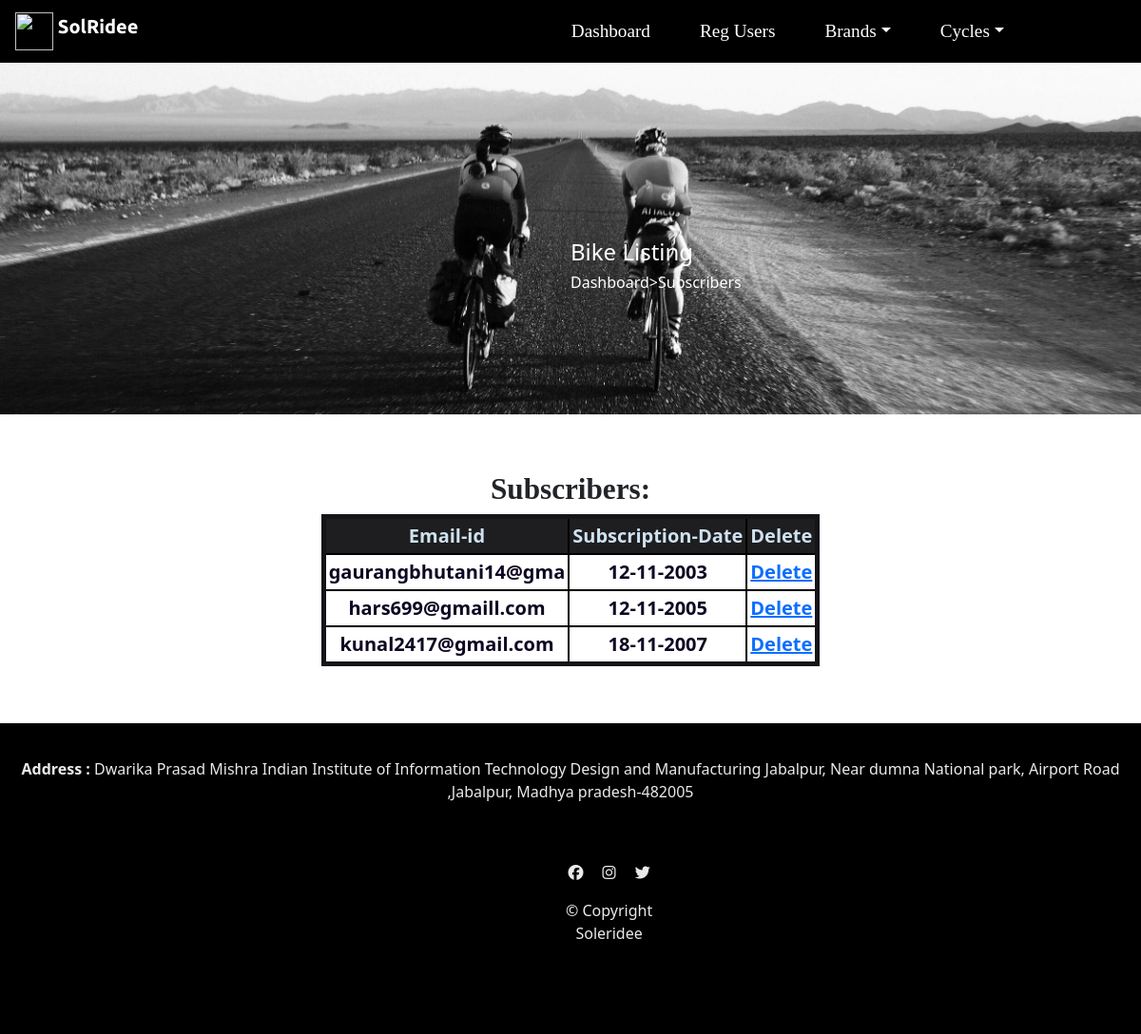
The app's page /admin/insidepage/subscribers.php with its own data.
### tables this page shows
CREATE TABLE `subscribers` (
  `emailid` varchar(20) NOT NULL,
  `subbscriptiondate` varchar(10) NOT NULL
);

### admin/insidepage/subscribers.php (the view, shortened to what this page needs)
  ?><!DOCTYPE html>
<html lang="en" dir="ltr">
<head>
  <link rel="stylesheet" href="css/stylesol.css">
  <link rel="stylesheet" href="https://cdn.jsdelivr.net/npm/bootstrap@4.0.0/dist/css/bootstrap.min.css">
  <link href="https://cdn.jsdelivr.net/npm/bootstrap@5.1.3/dist/css/bootstrap.min.css" rel="stylesheet">
  <link rel="stylesheet" href="../../css/listingStyle.css">
</head>
<body>
    <section id="title">
        <nav class="navbar navbar-expand-lg navbar-dark bg-black">
  <a class="navbar-brand" href="#">
  <img src="../../images/logo.jpg" width="40" height="40" class="d-inline-block align-top" alt="">
  SolRidee</a>
  <div class="collapse navbar-collapse" id="navbarTogglerDemo03">
    <ul class="navbar-nav ml-auto mt-2 mt-lg-0"  style="margin-right:10%;">
    <li class="nav-item active">
      <a class="nav-link" href="../dash.php"> Dashboard <span class="sr-only">(current)</span></a>
    </li>
    <li class="nav-item active">
          <a class="nav-link" href="regusers.php">Reg Users  <span class="sr-only">(current)</span></a>
    </li>
         <li class="nav-item dropdown">
            <a class="nav-link dropdown-toggle active" data-toggle="dropdown" href="#" role="button" aria-haspopup="true" aria-expanded="false" style="color:white;">Brands</a>
          </li>
          <li class="nav-item dropdown">
            <a class="nav-link dropdown-toggle active" data-toggle="dropdown" href="#" role="button" aria-haspopup="true" aria-expanded="false" style="color:white;">Cycles</a>
          </li>
    </ul>
</nav>
<div class="top">
    <img class="topimg" src="../../images/topimg.jpg" alt="">
    <div class="inside-top">
        <h4>Bike Listing</h4>
        <h6>Dashboard>Subscribers</h6>
    </div>
</div>
</section>
<?php
include('../connection.php');
$sql="SELECT * FROM subscribers" ;
$res=mysqli_query($conn, $sql);
echo'<h1 class="pagehead" style="text-align:center; margin-top:5%; font-size:1.95rem; font-weight:bold; font-family:cursive;">Subscribers:</h1>';
echo '<table border="1" class="Details" cellspacing="4" cellpadding="3" style="text-align:center; margin:auto;margin-bottom:5%;" ><tr class="firstrow"><th>Email-id</th><th>Subscription-Date</th><th>Delete</th></tr>';
while($result=mysqli_fetch_assoc($res))
{
echo '<tr><td>'. $result['emailid'] . '</td><td>'.
$result['subbscriptiondate'] . '</td><td><a
href="deletesubscriber.php?uid=' . $result['emailid'] . ' ">Delete</a></td></tr>';
}
echo '</table>';
?>
<section>
  <div class="address" style="background-color:black; padding:20px; text-align: center; color:#EAEAEA;" >
    <p><center><b>Address :</b> Dwarika Prasad Mishra Indian Institute of Information Technology Design and Manufacturing Jabalpur, Near dumna National park, Airport Road ,Jabalpur, Madhya pradesh-482005</center></p>
  <div class="si">
  <i class="social-icon fa-brands fa-facebook mx-2"></i>
  <i class="social-icon fa-brands fa-instagram mx-2"></i>
  <i class="social-icon fa-brands fa-twitter mx-2"></i>
  <p>© Copyright Soleridee</p></div>
  </div>
</section>
</body>
</html>

### css/stylesol.css (style rules this page uses)
body { font-family: 'BrandonGrotesque-Regular'; font-size: 16px; font-weight: normal; color: #d9d9dd; }
#title { background-color:#edf0f1; color:rgb(250, 253, 252); }
h1 { font-family: "Montserrat-Black"; font-weight:bold; margin-bottom:3rem; font-size:3.5rem; line-height:1.2; }
.navbar { padding:0.80rem 2.5rem; }
.navbar-brand { font-family:"Ubuntu"; font-size:2.25rem; font-weight:bold; }
.nav-item { padding:0 18px; }
.nav-link { font-size:1.2rem; font-family:"Montserrat-Black"; }
.social-icon { text-align:center; margin:20px 10px; }
.si { padding-left:47%; padding-right:40%; padding-bottom:5%; padding-top: 2.5%;; background-color: black; }
.nav-link { color:white; }

### css/listingStyle.css (style rules this page uses)
body { position:relative; }
.topimg { height:auto; width: 100%; color:white; }
.top { position:relative; }
.inside-top { position:absolute; top: 50%; left: 50%; color: white; }
:root { --g-color1: grey; --g-color2: #FFCC68; }
.Details { text-align:center; color:rgb(15, 6, 34); font-size: 1.25rem; font-weight:bold; border:5px solid #161418; margin:auto; margin-top:70px; margin-bottom:40px; }
.firstrow { background-color: #1e1d1f; color:#cee2f0; }
td,tr,th { border:2px solid black; }
.pagehead { margin-top:50px; text-align:center; font-family:cursive; font-size:2.3rem; font-weight:800; }

### records on screen
subscribers: emailid "gaurangbhutani14@gma", subbscriptiondate "12-11-2003"
subscribers: emailid "hars699@gmaill.com", subbscriptiondate "12-11-2005"
subscribers: emailid "kunal2417@gmail.com", subbscriptiondate "18-11-2007"
